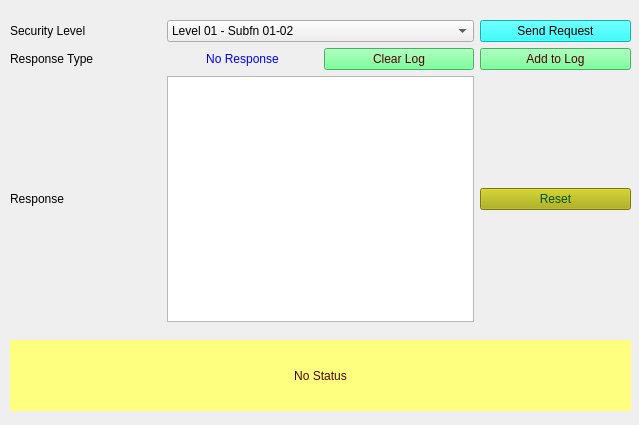
<?xml version="1.0" encoding="UTF-8"?>
<ui version="4.0">
 <class>Form_SID27</class>
 <widget class="QWidget" name="Form_SID27">
  <property name="geometry">
   <rect>
    <x>0</x>
    <y>0</y>
    <width>639</width>
    <height>425</height>
   </rect>
  </property>
  <property name="minimumSize">
   <size>
    <width>400</width>
    <height>400</height>
   </size>
  </property>
  <property name="windowTitle">
   <string>Security Access Service 27</string>
  </property>
  <widget class="QLabel" name="label_status">
   <property name="geometry">
    <rect>
     <x>10</x>
     <y>340</y>
     <width>621</width>
     <height>71</height>
    </rect>
   </property>
   <property name="styleSheet">
    <string notr="true">background-color: rgb(255, 255, 127);
color: rgb(85, 0, 0);
border-color: rgb(0, 0, 255);</string>
   </property>
   <property name="text">
    <string>No Status</string>
   </property>
   <property name="alignment">
    <set>Qt::AlignCenter</set>
   </property>
   <property name="wordWrap">
    <bool>true</bool>
   </property>
  </widget>
  <widget class="QWidget" name="layoutWidget">
   <property name="geometry">
    <rect>
     <x>10</x>
     <y>20</y>
     <width>621</width>
     <height>302</height>
    </rect>
   </property>
   <layout class="QGridLayout" name="gridLayout">
    <property name="sizeConstraint">
     <enum>QLayout::SetNoConstraint</enum>
    </property>
    <item row="3" column="3">
     <widget class="QPushButton" name="pushButton_appendLog">
      <property name="styleSheet">
       <string notr="true">background-color: rgb(85, 255, 127);
color: rgb(85, 0, 0);</string>
      </property>
      <property name="text">
       <string>Add to Log</string>
      </property>
     </widget>
    </item>
    <item row="6" column="1" colspan="2">
     <widget class="QTextBrowser" name="textBrowser_Resp"/>
    </item>
    <item row="3" column="2">
     <widget class="QPushButton" name="pushButton_clearLog">
      <property name="styleSheet">
       <string notr="true">background-color: rgb(85, 255, 127);
color: rgb(85, 0, 0);</string>
      </property>
      <property name="text">
       <string>Clear Log</string>
      </property>
     </widget>
    </item>
    <item row="3" column="1">
     <widget class="QLabel" name="label_ResType">
      <property name="autoFillBackground">
       <bool>false</bool>
      </property>
      <property name="styleSheet">
       <string notr="true">color: rgb(0, 0, 255);</string>
      </property>
      <property name="text">
       <string>No Response</string>
      </property>
      <property name="alignment">
       <set>Qt::AlignCenter</set>
      </property>
     </widget>
    </item>
    <item row="3" column="0">
     <widget class="QLabel" name="label_2">
      <property name="minimumSize">
       <size>
        <width>130</width>
        <height>0</height>
       </size>
      </property>
      <property name="text">
       <string>Response Type</string>
      </property>
     </widget>
    </item>
    <item row="6" column="0">
     <widget class="QLabel" name="label_3">
      <property name="text">
       <string>Response</string>
      </property>
     </widget>
    </item>
    <item row="6" column="3">
     <widget class="QPushButton" name="pushButton_reset">
      <property name="styleSheet">
       <string notr="true">background-color: rgb(170, 170, 0);
font: 75 8pt &quot;MS Shell Dlg 2&quot;;
color: rgb(0, 85, 0);</string>
      </property>
      <property name="text">
       <string>Reset</string>
      </property>
     </widget>
    </item>
    <item row="0" column="0">
     <widget class="QLabel" name="label">
      <property name="text">
       <string>Security Level</string>
      </property>
     </widget>
    </item>
    <item row="0" column="3">
     <widget class="QPushButton" name="pushButton_Send27Req">
      <property name="toolTip">
       <string>Sends the 27 service request to ECU</string>
      </property>
      <property name="styleSheet">
       <string notr="true">background-color: rgb(0, 255, 255);
border-color: rgb(0, 0, 0);
color: rgb(0, 0, 0);</string>
      </property>
      <property name="text">
       <string>Send Request</string>
      </property>
     </widget>
    </item>
    <item row="0" column="1" colspan="2">
     <widget class="QComboBox" name="comboBox_SecurityLevel">
      <property name="minimumSize">
       <size>
        <width>220</width>
        <height>0</height>
       </size>
      </property>
      <property name="maximumSize">
       <size>
        <width>1000</width>
        <height>16777215</height>
       </size>
      </property>
      <property name="toolTip">
       <string>Select the Diag session to which you want ECU to move. If your session is not in list then contact admin</string>
      </property>
      <item>
       <property name="text">
        <string>Level 01 - Subfn 01-02</string>
       </property>
      </item>
      <item>
       <property name="text">
        <string>Level 31 - Subfn 61-62</string>
       </property>
      </item>
     </widget>
    </item>
   </layout>
   <zorder>pushButton_appendLog</zorder>
   <zorder>label_ResType</zorder>
   <zorder>textBrowser_Resp</zorder>
   <zorder>pushButton_clearLog</zorder>
   <zorder>label</zorder>
   <zorder>pushButton_reset</zorder>
   <zorder>label_3</zorder>
   <zorder>pushButton_Send27Req</zorder>
   <zorder>comboBox_SecurityLevel</zorder>
   <zorder>label_2</zorder>
  </widget>
 </widget>
 <resources/>
 <connections/>
</ui>
